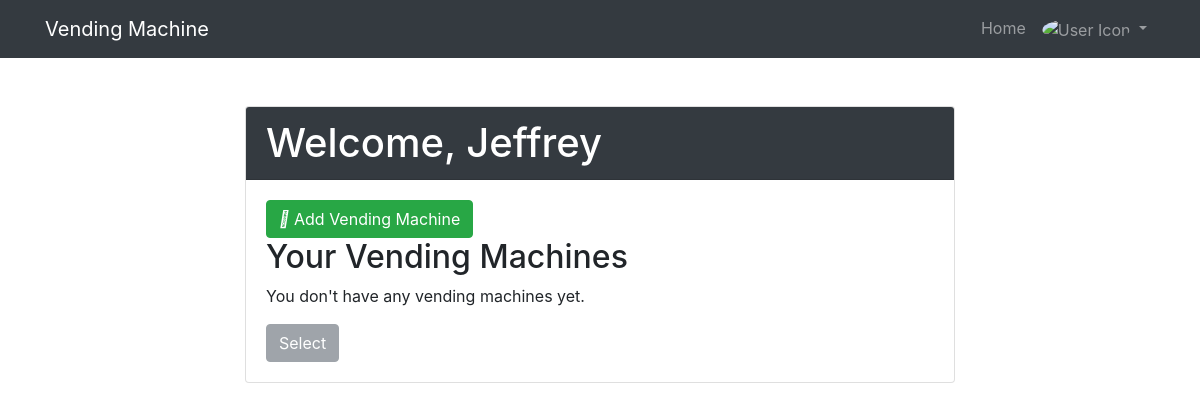
Page / (signed in) on the earlier database version.
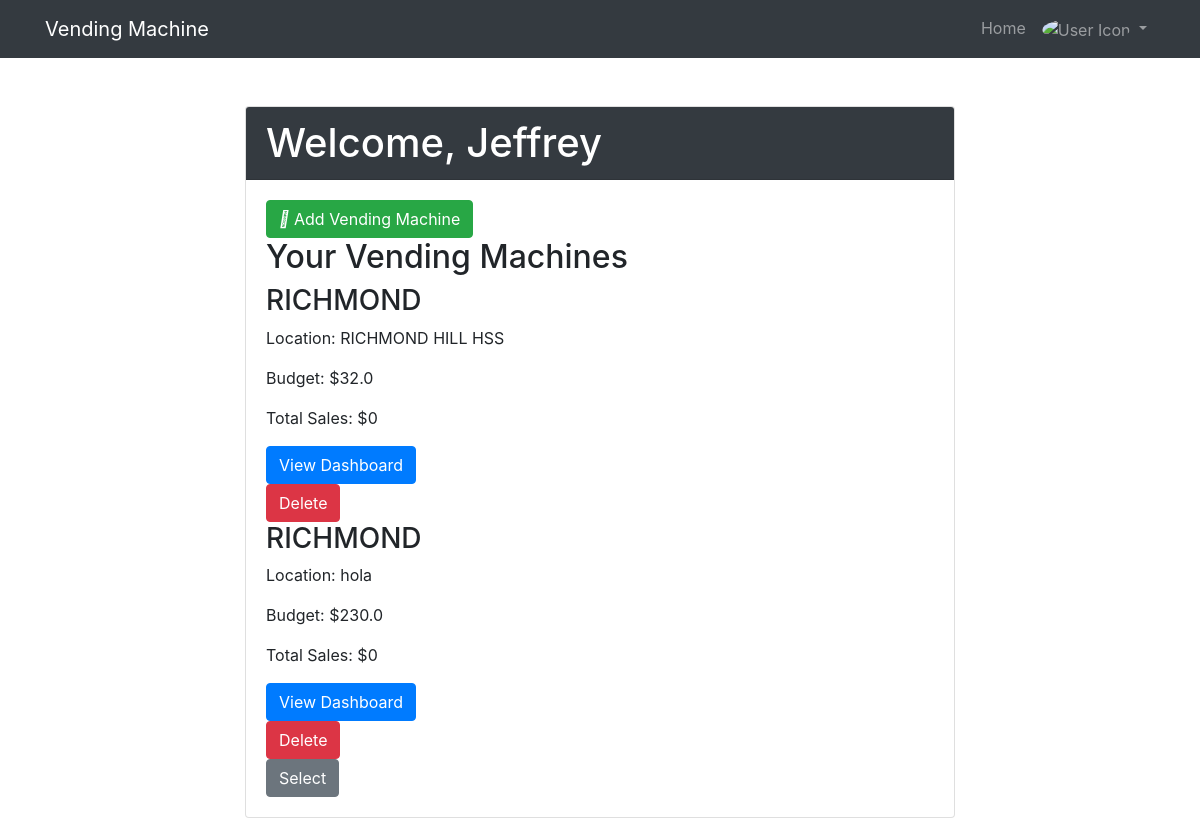
Same page on the later database version.
### website/models.py (models this page shows, shortened)
class User(db.Model, UserMixin):
    id = db.Column(db.Integer, primary_key=True)
    firstName = db.Column(db.String(80), unique=True, nullable=False)
    email = db.Column(db.String(80), unique=True, nullable=False)
    password = db.Column(db.String(40), nullable=False)
    vending_machines = db.relationship("VendingMachine", backref='owner', lazy=True)

class VendingMachine(db.Model):
    id = db.Column(db.Integer, primary_key=True)
    machine_name = db.Column(db.String(80), nullable=False)
    location = db.Column(db.String(100), nullable=True)
    date = db.Column(db.Date, nullable=True)
    budget = db.Column(db.Float, nullable=False)
    total_sales = db.Column(db.Float, default=0.0, nullable=False)
    user_id = db.Column(db.Integer, db.ForeignKey('user.id'), nullable=False)
    notes = db.relationship('Note', backref='vending_machine', lazy=True)
    transactions = db.relationship('Transaction', backref='vending_machine', lazy=True)
    def calculate_total_sales(self):
        return sum(tr.amount for tr in self.transactions)

### website/views.py (the view)
@views.route('/', methods=['GET', 'POST'])
@login_required
def home():
    user_vending_machine = VendingMachine.query.filter_by(user_id=current_user.id).all()
    return render_template("home.html", user=current_user, vending_machines=user_vending_machine)

### website/__init__.py (called while the page is built)
def create_app():
    app = Flask(__name__)
    app.config['SECRET_KEY'] = SECRET_KEY
    app.config['SQLALCHEMY_DATABASE_URI'] = f'sqlite:///{os.path.join(app.root_path, DB_NAME)}'
    db.init_app(app)
    from .views import views
    from .auth import auth
    from .vending_Machine import vending_machine
    app.register_blueprint(views, url_prefix='/')
    app.register_blueprint(auth, url_prefix='/')
    app.register_blueprint(vending_machine, url_prefix='/')
    from .models import User, Note, VendingMachine
    create_database(app)
    login_manager = LoginManager()
    login_manager.login_view = 'auth.login'
    login_manager.init_app(app)
    @login_manager.user_loader
    def load_user(id):
        return User.query.get(int(id))
    return app

### website/templates/home.html (shortened to what this page needs)
{% extends "base.html" %}
{% block content %}
<div class="container mt-5">
  <div class="row justify-content-center">
    <div class="col-md-8">
      <div class="card">
        <div class="card-header bg-dark text-white">
          <h1 class="mb-0">Welcome, {{ current_user.firstName }}</h1>
        </div>
        <div class="card-body">
          <div class="dashboard-header">
            <button id="add-machine-button" class="btn btn-success btn-add">
              <i class="fas fa-plus"></i> Add Vending Machine
            </button>
          </div>
          <h2>Your Vending Machines</h2>
          <div class="vending-machine-list">
            {% if user.vending_machines %}
              {% for machine in user.vending_machines %}
                <div class="vending-machine">
                  <h3>{{ machine.machine_name }}</h3>
                  <p>Location: {{ machine.location }}</p>
                  <p>Budget: ${{ machine.budget }}</p>
                  <p>Total Sales: ${{ machine.calculate_total_sales() }}</p>
                  <a href="{{ url_for('vending_machine.vending_machine_dashboard', machine_id=machine.id) }}" class="btn btn-primary">View Dashboard</a>
                  <form method="POST" action="{{ url_for('views.delete_vending_machine', vending_machine_id=machine.id) }}" class="delete-form">
                    <button type="submit" class="btn btn-danger">Delete</button>
                  </form>
                </div>
              {% endfor %}
            {% else %}
              <p>You don't have any vending machines yet.</p>
            {% endif %}
          </div>
          <button class="btn btn-secondary btn-select" {% if not user.vending_machines %}disabled{% endif %}>Select</button>
        </div>
      </div>
    </div>
  </div>
</div>
{% endblock %}

### website/templates/base.html (shortened to what this page needs)
<!DOCTYPE html>
<html lang="en">
<head>
    <link rel="stylesheet" href="https://stackpath.bootstrapcdn.com/bootstrap/4.4.1/css/bootstrap.min.css">
    <link rel="stylesheet" href="https://stackpath.bootstrapcdn.com/font-awesome/4.7.0/css/font-awesome.min.css">
</head>
<body>
    <nav class="navbar navbar-expand-lg navbar-dark bg-dark">
        <div class="container">
            <a class="navbar-brand" href="/">Vending Machine</a>
            <div class="collapse navbar-collapse" id="navbar">
                <ul class="navbar-nav ml-auto">
                    {% if user.is_authenticated %}
                    <li class="nav-item">
                        <a class="nav-link" href="/">Home</a>
                    </li>
                    <li class="nav-item dropdown">
                        <a class="nav-link dropdown-toggle" href="#" id="userDropdown" role="button" data-toggle="dropdown" aria-haspopup="true" aria-expanded="false">
                            <img src="icon.png" alt="User Icon" width="30" class="rounded-circle"> {{ user.name }}
                        </a>
                    </li>
                    {% endif %}
                </ul>
            </div>
        </div>
    </nav>
    <div class="container mt-4">
        {% block content %}
        {% endblock %}
    </div>
</body>
</html>

Differences in the rows shown:
added VendingMachine: machine_name "RICHMOND", location "RICHMOND HILL HSS", budget "32.0", calculate_total_sales "0"
added VendingMachine: machine_name "RICHMOND", location "hola", budget "230.0", calculate_total_sales "0"
Other differences:
text no longer shown: "You don't have any vending machines yet."
